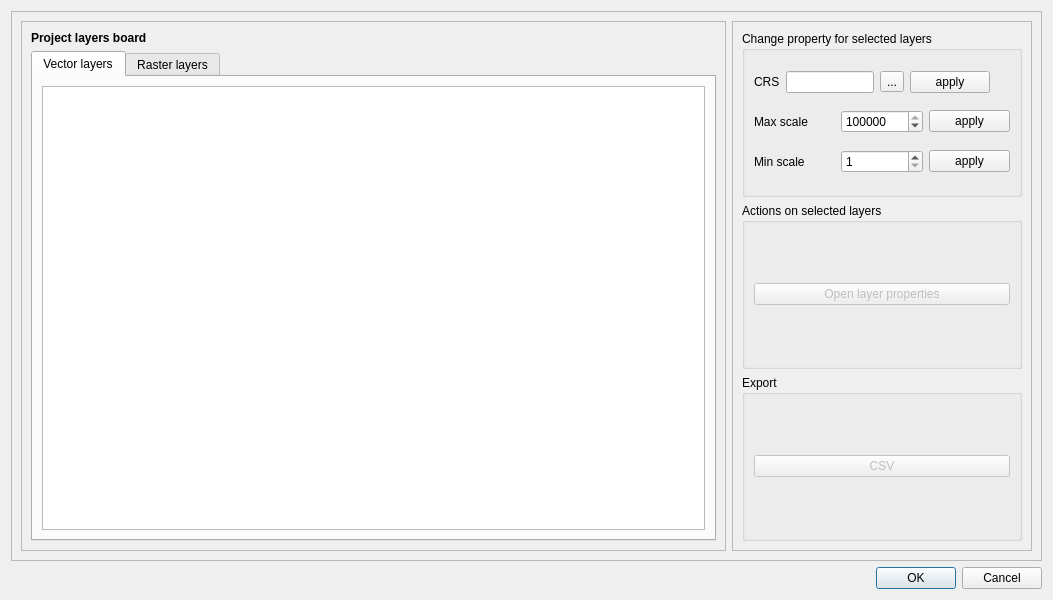
<?xml version="1.0" encoding="UTF-8"?>
<ui version="4.0">
 <class>LayerBoardDialogBase</class>
 <widget class="QDialog" name="LayerBoardDialogBase">
  <property name="geometry">
   <rect>
    <x>0</x>
    <y>0</y>
    <width>1053</width>
    <height>600</height>
   </rect>
  </property>
  <property name="windowTitle">
   <string>Layer Board</string>
  </property>
  <layout class="QVBoxLayout" name="verticalLayout">
   <item>
    <widget class="QScrollArea" name="scrollArea">
     <property name="widgetResizable">
      <bool>true</bool>
     </property>
     <widget class="QWidget" name="scrollAreaWidgetContents">
      <property name="geometry">
       <rect>
        <x>0</x>
        <y>0</y>
        <width>1033</width>
        <height>547</height>
       </rect>
      </property>
      <layout class="QHBoxLayout" name="horizontalLayout">
       <item>
        <widget class="QFrame" name="leftFrame">
         <property name="frameShape">
          <enum>QFrame::StyledPanel</enum>
         </property>
         <property name="frameShadow">
          <enum>QFrame::Raised</enum>
         </property>
         <layout class="QVBoxLayout" name="verticalLayout_2">
          <item>
           <layout class="QHBoxLayout" name="horizontalLayout_2">
            <item>
             <widget class="QLabel" name="label">
              <property name="font">
               <font>
                <weight>75</weight>
                <bold>true</bold>
               </font>
              </property>
              <property name="text">
               <string>Project layers board</string>
              </property>
             </widget>
            </item>
           </layout>
          </item>
          <item>
           <widget class="QTabWidget" name="tabWidget">
            <property name="currentIndex">
             <number>0</number>
            </property>
            <widget class="QWidget" name="tab">
             <attribute name="title">
              <string>Vector layers</string>
             </attribute>
             <layout class="QVBoxLayout" name="verticalLayout_3">
              <item>
               <widget class="QTableWidget" name="vectorLayers">
                <property name="editTriggers">
                 <set>QAbstractItemView::DoubleClicked|QAbstractItemView::EditKeyPressed</set>
                </property>
                <property name="alternatingRowColors">
                 <bool>true</bool>
                </property>
                <property name="selectionMode">
                 <enum>QAbstractItemView::ExtendedSelection</enum>
                </property>
                <property name="selectionBehavior">
                 <enum>QAbstractItemView::SelectRows</enum>
                </property>
                <property name="sortingEnabled">
                 <bool>true</bool>
                </property>
                <attribute name="horizontalHeaderShowSortIndicator" stdset="0">
                 <bool>true</bool>
                </attribute>
               </widget>
              </item>
             </layout>
            </widget>
            <widget class="QWidget" name="tab_2">
             <attribute name="title">
              <string>Raster layers</string>
             </attribute>
             <layout class="QVBoxLayout" name="verticalLayout_4">
              <item>
               <widget class="QTableWidget" name="rasterLayers">
                <property name="editTriggers">
                 <set>QAbstractItemView::DoubleClicked|QAbstractItemView::EditKeyPressed</set>
                </property>
                <property name="alternatingRowColors">
                 <bool>true</bool>
                </property>
                <property name="selectionMode">
                 <enum>QAbstractItemView::ExtendedSelection</enum>
                </property>
                <property name="selectionBehavior">
                 <enum>QAbstractItemView::SelectRows</enum>
                </property>
                <property name="sortingEnabled">
                 <bool>true</bool>
                </property>
                <attribute name="horizontalHeaderShowSortIndicator" stdset="0">
                 <bool>true</bool>
                </attribute>
               </widget>
              </item>
             </layout>
            </widget>
           </widget>
          </item>
         </layout>
        </widget>
       </item>
       <item>
        <widget class="QFrame" name="rightFrame">
         <property name="maximumSize">
          <size>
           <width>300</width>
           <height>16777215</height>
          </size>
         </property>
         <property name="frameShape">
          <enum>QFrame::StyledPanel</enum>
         </property>
         <property name="frameShadow">
          <enum>QFrame::Raised</enum>
         </property>
         <layout class="QVBoxLayout" name="verticalLayout_6">
          <item>
           <widget class="QGroupBox" name="groupBox">
            <property name="title">
             <string>Change property for selected layers</string>
            </property>
            <layout class="QVBoxLayout" name="verticalLayout_7">
             <item>
              <layout class="QVBoxLayout" name="verticalLayout_5">
               <item>
                <layout class="QHBoxLayout" name="horizontalLayout_3">
                 <item>
                  <widget class="QLabel" name="label_2">
                   <property name="text">
                    <string>CRS</string>
                   </property>
                  </widget>
                 </item>
                 <item>
                  <widget class="QLineEdit" name="inCrs"/>
                 </item>
                 <item>
                  <widget class="QToolButton" name="btDefineProjection">
                   <property name="text">
                    <string>...</string>
                   </property>
                  </widget>
                 </item>
                 <item>
                  <widget class="QPushButton" name="btApplyCrs">
                   <property name="text">
                    <string>apply</string>
                   </property>
                  </widget>
                 </item>
                 <item>
                  <spacer name="horizontalSpacer">
                   <property name="orientation">
                    <enum>Qt::Horizontal</enum>
                   </property>
                   <property name="sizeHint" stdset="0">
                    <size>
                     <width>40</width>
                     <height>20</height>
                    </size>
                   </property>
                  </spacer>
                 </item>
                </layout>
               </item>
              </layout>
             </item>
             <item>
              <layout class="QHBoxLayout" name="horizontalLayout_5">
               <item>
                <widget class="QLabel" name="label_4">
                 <property name="text">
                  <string>Max scale</string>
                 </property>
                </widget>
               </item>
               <item>
                <widget class="QSpinBox" name="inMaxScale">
                 <property name="minimum">
                  <number>1</number>
                 </property>
                 <property name="maximum">
                  <number>100000000</number>
                 </property>
                 <property name="value">
                  <number>100000000</number>
                 </property>
                </widget>
               </item>
               <item>
                <widget class="QPushButton" name="btApplyMaxScale">
                 <property name="text">
                  <string>apply</string>
                 </property>
                </widget>
               </item>
              </layout>
             </item>
             <item>
              <layout class="QHBoxLayout" name="horizontalLayout_4">
               <item>
                <widget class="QLabel" name="label_3">
                 <property name="text">
                  <string>Min scale</string>
                 </property>
                </widget>
               </item>
               <item>
                <widget class="QSpinBox" name="inMinScale">
                 <property name="minimum">
                  <number>1</number>
                 </property>
                 <property name="maximum">
                  <number>100000000</number>
                 </property>
                </widget>
               </item>
               <item>
                <widget class="QPushButton" name="btApplyMinScale">
                 <property name="text">
                  <string>apply</string>
                 </property>
                </widget>
               </item>
              </layout>
             </item>
            </layout>
            <zorder>label_2</zorder>
            <zorder>verticalLayoutWidget</zorder>
            <zorder>horizontalLayoutWidget_3</zorder>
            <zorder>horizontalLayoutWidget_2</zorder>
           </widget>
          </item>
          <item>
           <widget class="QGroupBox" name="groupBox_2">
            <property name="title">
             <string>Actions on selected layers</string>
            </property>
            <layout class="QVBoxLayout" name="verticalLayout_9">
             <item>
              <layout class="QVBoxLayout" name="verticalLayout_8">
               <item>
                <widget class="QPushButton" name="pushButton_2">
                 <property name="enabled">
                  <bool>false</bool>
                 </property>
                 <property name="text">
                  <string>Open layer properties</string>
                 </property>
                </widget>
               </item>
              </layout>
             </item>
            </layout>
           </widget>
          </item>
          <item>
           <widget class="QGroupBox" name="groupBox_3">
            <property name="title">
             <string>Export</string>
            </property>
            <layout class="QVBoxLayout" name="verticalLayout_10">
             <item>
              <layout class="QHBoxLayout" name="horizontalLayout_6">
               <item>
                <widget class="QPushButton" name="pushButton">
                 <property name="enabled">
                  <bool>false</bool>
                 </property>
                 <property name="text">
                  <string>CSV</string>
                 </property>
                </widget>
               </item>
              </layout>
             </item>
            </layout>
           </widget>
          </item>
         </layout>
        </widget>
       </item>
      </layout>
     </widget>
    </widget>
   </item>
   <item>
    <widget class="QDialogButtonBox" name="button_box">
     <property name="orientation">
      <enum>Qt::Horizontal</enum>
     </property>
     <property name="standardButtons">
      <set>QDialogButtonBox::Cancel|QDialogButtonBox::Ok</set>
     </property>
    </widget>
   </item>
  </layout>
 </widget>
 <resources/>
 <connections>
  <connection>
   <sender>button_box</sender>
   <signal>accepted()</signal>
   <receiver>LayerBoardDialogBase</receiver>
   <slot>accept()</slot>
   <hints>
    <hint type="sourcelabel">
     <x>20</x>
     <y>20</y>
    </hint>
    <hint type="destinationlabel">
     <x>20</x>
     <y>20</y>
    </hint>
   </hints>
  </connection>
  <connection>
   <sender>button_box</sender>
   <signal>rejected()</signal>
   <receiver>LayerBoardDialogBase</receiver>
   <slot>reject()</slot>
   <hints>
    <hint type="sourcelabel">
     <x>20</x>
     <y>20</y>
    </hint>
    <hint type="destinationlabel">
     <x>20</x>
     <y>20</y>
    </hint>
   </hints>
  </connection>
 </connections>
</ui>
